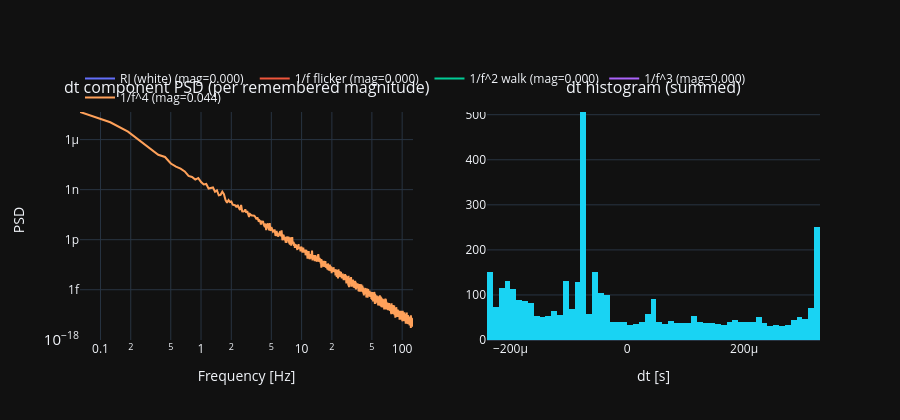

The notebook cell saved with this chart:
### Code cell
# --- Scratch: inspect each remembered jitter type's spectrum and the summed dt histogram ---
# Independent of the main figure -- re-run any time after moving the sliders above.
# Requires the main cell to have run at least once (uses widget_dict, _jitter_mem, _colored_noise, N, fs).
# All remembered magnitudes are summed here, mirroring what time_domain() actually does.
#
# Guarded so it is skipped in the Voici/Pyodide build, where sys.platform == 'emscripten'.
# Keeps this scratch cell usable interactively in Jupyter (CPython) without shipping a
# stray panel -- or its error -- into the deployed app.
import sys
if sys.platform != 'emscripten':
    n_draws = 20   # independent realizations to average the PSD over (same idea as compute_row's F_M)

    def _avg_psd(gen_fn):
        P = None
        for _ in range(n_draws):
            s = gen_fn()
            p = np.abs(np.fft.rfft(s))**2 / N
            P = p if P is None else P + p
        return np.fft.rfftfreq(N, d=1/fs), P / n_draws

    _names = {0: 'RJ (white)', 1: '1/f flicker', 2: '1/f^2 walk', 3: '1/f^3', 4: '1/f^4'}

    f_axis = None
    P_by_alpha = {}
    for a, mag in _jitter_mem.items():
        f_axis, P_by_alpha[a] = _avg_psd(
            lambda a=a, mag=mag: (mag / fs) * (np.random.randn(N) if a == 0 else _colored_noise(N, alpha=a)))

    dt_sum = np.zeros(N)
    for a, mag in _jitter_mem.items():
        dt_sum += (mag / fs) * (np.random.randn(N) if a == 0 else _colored_noise(N, alpha=a))

    dbg = make_subplots(rows=1, cols=2,
                         subplot_titles=("dt component PSD (per remembered magnitude)", "dt histogram (summed)"))

    for a, P in P_by_alpha.items():
        label = f"{_names[a]} (mag={_jitter_mem[a]:.3f})"
        dbg.add_trace(go.Scatter(x=f_axis[1:], y=P[1:], name=label, mode='lines'), row=1, col=1)
    dbg.update_xaxes(type='log', title_text='Frequency [Hz]', row=1, col=1)
    dbg.update_yaxes(type='log', title_text='PSD', row=1, col=1)

    dbg.add_trace(go.Histogram(x=dt_sum, nbinsx=60, name='dt', showlegend=False), row=1, col=2)
    dbg.update_xaxes(title_text='dt [s]', row=1, col=2)

    dbg.update_layout(template='plotly_dark', height=420,
                       legend=dict(orientation='h', y=1.15))
    dbg.show()

### Figure 1 — Plotly figure (JSON) as saved in the notebook; plotly's stock layout.template omitted (floating-point values rounded to 4 significant figures; data arrays with more than 128 entries replaced by an {"elided": "..."} marker saying what was removed)
{"data": [{"mode": "lines", "name": "RJ (white) (mag=0.000)", "type": "scatter", "x": {"elided": "2048 float values"}, "xaxis": "x", "y": {"elided": "2048 int values"}, "yaxis": "y"}, {"mode": "lines", "name": "1/f flicker (mag=0.000)", "type": "scatter", "x": {"elided": "2048 float values"}, "xaxis": "x", "y": {"elided": "2048 int values"}, "yaxis": "y"}, {"mode": "lines", "name": "1/f^2 walk (mag=0.000)", "type": "scatter", "x": {"elided": "2048 float values"}, "xaxis": "x", "y": {"elided": "2048 int values"}, "yaxis": "y"}, {"mode": "lines", "name": "1/f^3 (mag=0.000)", "type": "scatter", "x": {"elided": "2048 float values"}, "xaxis": "x", "y": {"elided": "2048 int values"}, "yaxis": "y"}, {"mode": "lines", "name": "1/f^4 (mag=0.044)", "type": "scatter", "x": {"elided": "2048 float values"}, "xaxis": "x", "y": {"elided": "2048 float values"}, "yaxis": "y"}, {"name": "dt", "nbinsx": 60, "showlegend": false, "type": "histogram", "x": {"elided": "4096 float values"}, "xaxis": "x2", "yaxis": "y2"}], "layout": {"annotations": [{"font": {"size": 16}, "showarrow": false, "text": "dt component PSD (per remembered magnitude)", "x": 0.225, "xanchor": "center", "xref": "paper", "y": 1, "yanchor": "bottom", "yref": "paper"}, {"font": {"size": 16}, "showarrow": false, "text": "dt histogram (summed)", "x": 0.775, "xanchor": "center", "xref": "paper", "y": 1, "yanchor": "bottom", "yref": "paper"}], "height": 420, "legend": {"orientation": "h", "y": 1.15}, "xaxis": {"anchor": "y", "domain": [0, 0.45], "title": {"text": "Frequency [Hz]"}, "type": "log"}, "xaxis2": {"anchor": "y2", "domain": [0.55, 1], "title": {"text": "dt [s]"}}, "yaxis": {"anchor": "x", "domain": [0, 1], "title": {"text": "PSD"}, "type": "log"}, "yaxis2": {"anchor": "x2", "domain": [0, 1]}}}
